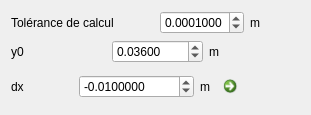
              <widget class="QWidget" name="page">
               <layout class="QVBoxLayout" name="verticalLayout_21">
                <item>
                 <layout class="QVBoxLayout" name="verticalLayout_9">
                  <item>
                   <layout class="QHBoxLayout" name="horizontalLayout_6">
                    <item>
                     <widget class="QLabel" name="label_13">
                      <property name="text">
                       <string>Tolérance de calcul</string>
                      </property>
                     </widget>
                    </item>
                    <item>
                     <spacer name="horizontalSpacer_3">
                      <property name="orientation">
                       <enum>Qt::Orientation::Horizontal</enum>
                      </property>
                      <property name="sizeHint" stdset="0">
                       <size>
                        <width>40</width>
                        <height>20</height>
                       </size>
                      </property>
                     </spacer>
                    </item>
                    <item>
                     <widget class="QDoubleSpinBox" name="doubleSpinBox_epsilon">
                      <property name="decimals">
                       <number>7</number>
                      </property>
                      <property name="minimum">
                       <double>0.000001000000000</double>
                      </property>
                      <property name="maximum">
                       <double>0.100000000000000</double>
                      </property>
                      <property name="singleStep">
                       <double>0.000100000000000</double>
                      </property>
                      <property name="value">
                       <double>0.000100000000000</double>
                      </property>
                     </widget>
                    </item>
                    <item>
                     <widget class="QLabel" name="label_epsilon">
                      <property name="text">
                       <string>m</string>
                      </property>
                     </widget>
                    </item>
                    <item>
                     <spacer name="horizontalSpacer_12">
                      <property name="orientation">
                       <enum>Qt::Orientation::Horizontal</enum>
                      </property>
                      <property name="sizeHint" stdset="0">
                       <size>
                        <width>40</width>
                        <height>20</height>
                       </size>
                      </property>
                     </spacer>
                    </item>
                   </layout>
                  </item>
                  <item>
                   <layout class="QHBoxLayout" name="horizontalLayout_9">
                    <item>
                     <widget class="QLabel" name="label_7">
                      <property name="text">
                       <string>y0</string>
                      </property>
                     </widget>
                    </item>
                    <item>
                     <spacer name="horizontalSpacer_2">
                      <property name="orientation">
                       <enum>Qt::Orientation::Horizontal</enum>
                      </property>
                      <property name="sizeHint" stdset="0">
                       <size>
                        <width>40</width>
                        <height>20</height>
                       </size>
                      </property>
                     </spacer>
                    </item>
                    <item>
                     <widget class="QDoubleSpinBox" name="doubleSpinBox_y0">
                      <property name="decimals">
                       <number>5</number>
                      </property>
                      <property name="minimum">
                       <double>0.000010000000000</double>
                      </property>
                      <property name="maximum">
                       <double>1000.000000000000000</double>
                      </property>
                      <property name="singleStep">
                       <double>0.010000000000000</double>
                      </property>
                      <property name="value">
                       <double>0.036000000000000</double>
                      </property>
                     </widget>
                    </item>
                    <item>
                     <widget class="QLabel" name="label_unite_y0">
                      <property name="text">
                       <string>m</string>
                      </property>
                     </widget>
                    </item>
                    <item>
                     <spacer name="horizontalSpacer_13">
                      <property name="orientation">
                       <enum>Qt::Orientation::Horizontal</enum>
                      </property>
                      <property name="sizeHint" stdset="0">
                       <size>
                        <width>40</width>
                        <height>20</height>
                       </size>
                      </property>
                     </spacer>
                    </item>
                   </layout>
                  </item>
                 </layout>
                </item>
                <item>
                 <layout class="QHBoxLayout" name="horizontalLayout_11">
                  <item>
                   <widget class="QLabel" name="label_5">
                    <property name="text">
                     <string>dx</string>
                    </property>
                   </widget>
                  </item>
                  <item>
                   <spacer name="horizontalSpacer_21">
                    <property name="orientation">
                     <enum>Qt::Orientation::Horizontal</enum>
                    </property>
                    <property name="sizeHint" stdset="0">
                     <size>
                      <width>40</width>
                      <height>20</height>
                     </size>
                    </property>
                   </spacer>
                  </item>
                  <item>
                   <widget class="QDoubleSpinBox" name="doubleSpinBox_dx">
                    <property name="decimals">
                     <number>7</number>
                    </property>
                    <property name="minimum">
                     <double>-10000.000000000000000</double>
                    </property>
                    <property name="maximum">
                     <double>10000.000000000000000</double>
                    </property>
                    <property name="singleStep">
                     <double>0.010000000000000</double>
                    </property>
                    <property name="value">
                     <double>-0.010000000000000</double>
                    </property>
                   </widget>
                  </item>
                  <item>
                   <widget class="QLabel" name="label_unite_dx">
                    <property name="text">
                     <string>m</string>
                    </property>
                   </widget>
                  </item>
                  <item>
                   <widget class="QCommandLinkButton" name="commandLinkButton">
                    <property name="maximumSize">
                     <size>
                      <width>35</width>
                      <height>35</height>
                     </size>
                    </property>
                    <property name="text">
                     <string notr="true"/>
                    </property>
                    <property name="icon">
                     <iconset resource="qtresource.qrc">
                      <normaloff>:/icons/help.png</normaloff>:/icons/help.png</iconset>
                    </property>
                    <property name="iconSize">
                     <size>
                      <width>15</width>
                      <height>15</height>
                     </size>
                    </property>
                    <property name="description">
                     <string notr="true"/>
                    </property>
                   </widget>
                  </item>
                  <item>
                   <spacer name="horizontalSpacer_14">
                    <property name="orientation">
                     <enum>Qt::Orientation::Horizontal</enum>
                    </property>
                    <property name="sizeHint" stdset="0">
                     <size>
                      <width>40</width>
                      <height>20</height>
                     </size>
                    </property>
                   </spacer>
                  </item>
                 </layout>
                </item>
               </layout>
              </widget>
